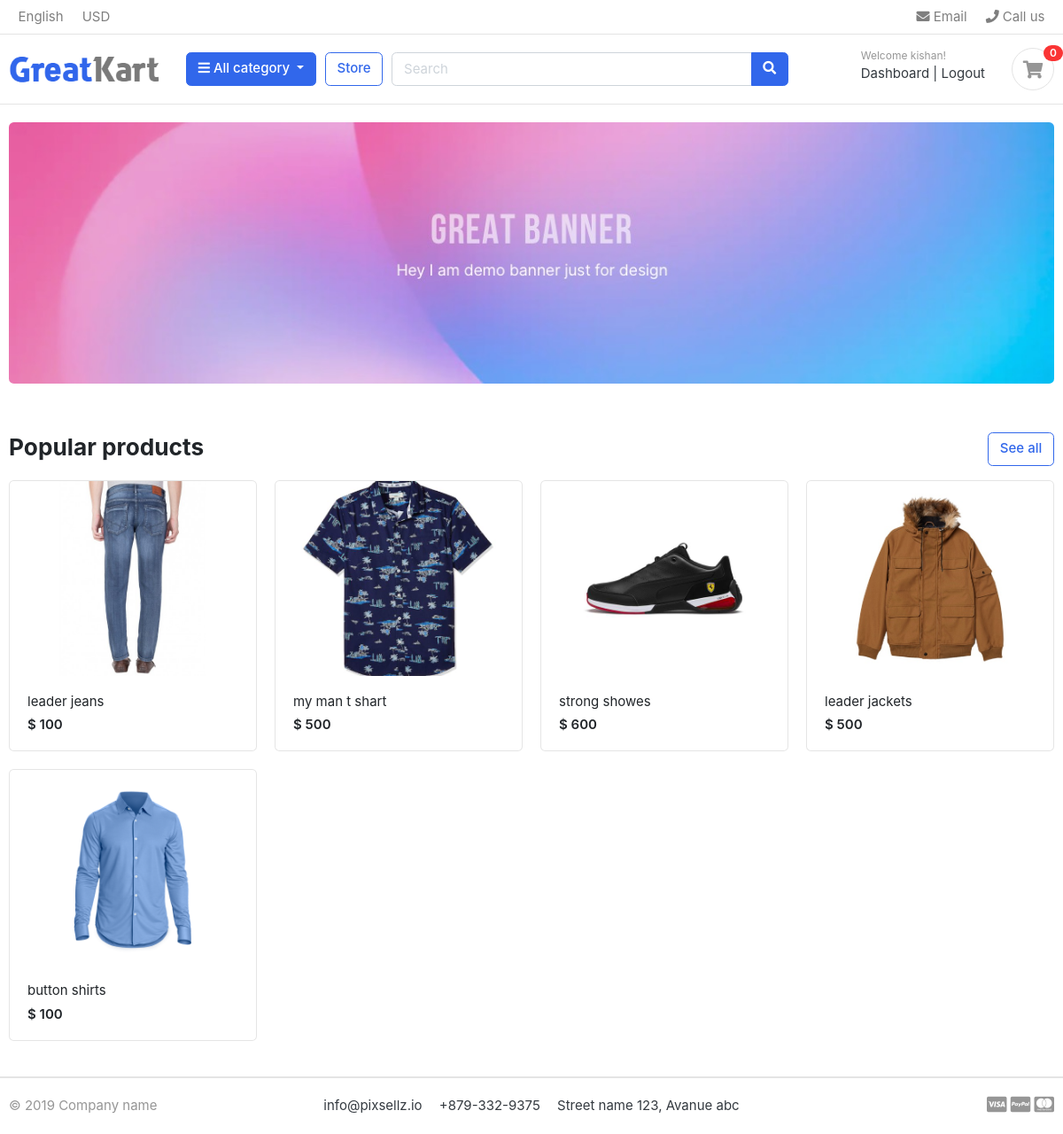
Page / (signed in) on the earlier database version.
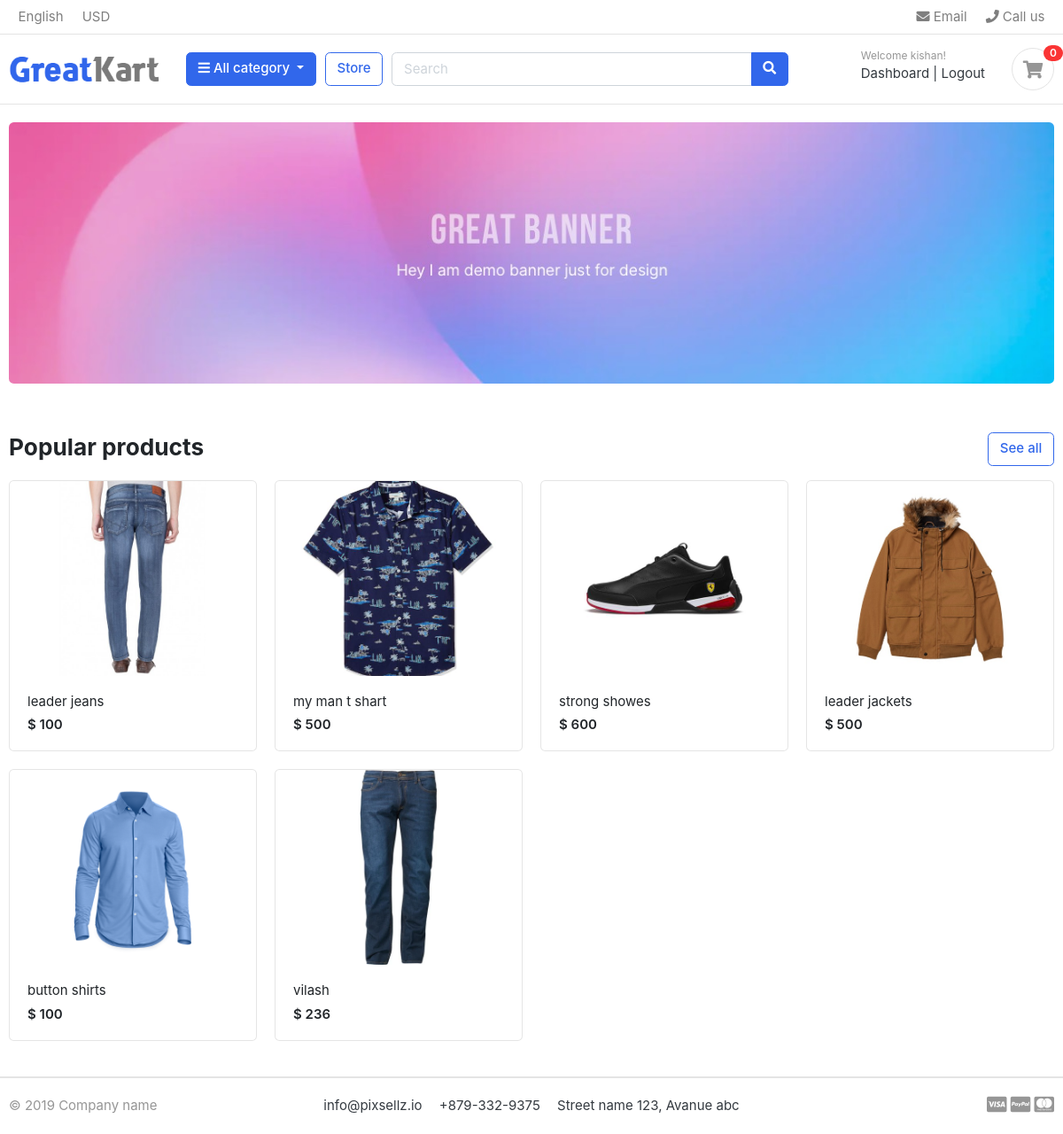
Same page on the later database version.
### store_app/models.py (models this page shows, shortened)
class Product(models.Model):
    product_name   = models.CharField(max_length=200, unique=True)
    slug           = models.SlugField(max_length=200, unique=True)
    description    = models.TextField(max_length=500, unique=True)
    price          = models.IntegerField()
    images         = models.ImageField(upload_to='photo/products')
    stock          = models.IntegerField()
    is_available   = models.BooleanField(default=True)
    category       = models.ForeignKey(Category, on_delete=models.CASCADE)
    created_date   = models.DateTimeField(auto_now_add=True)
    modified_date  = models.DateTimeField(auto_now=True)
    def get_url(self):
        return reverse('product_detail', args=[self.category.slug, self.slug])

### greatkart/views.py (the view)
# urls.py: 2. Add a URL to urlpatterns:  path('', views.home, name='home')
def home(request):
    product = Product.objects.all().filter(is_available=True)
    context = {
        'products': product,
    }
    return render(request, 'home.html', context)

### carts_app/context_processors.py (called while the page is built)
def counter(request):
    cart_count = 0
    if 'admin' in request.path:
        return {}
    else:
        try:
            cart = Cart.objects.filter(cart_id=_card_id(request))
            cart_items = CartItem.objects.all().filter(cart=cart[:1])
            for i in cart_items:
                cart_count = cart_count + i.quantity
        except Cart.DoesNotExist:
            cart_count = 0
    return dict(cart_count=cart_count)

### carts_app/views.py (called while the page is built)
def _card_id(request):
    cart = request.session.session_key
    if not cart:
        cart = request.session.create()
    return cart

### category_app/context_processors.py (called while the page is built)
def menu_links(request):
    links = Category.objects.all()
    return dict(links=links)

### category_app/models.py (called while the page is built)
    def get_url(self):
        return reverse('products_by_category', args=[self.slug])

### templates/home.html
{% extends "base.html" %}
{% load static %}
{% block content %}
<section class="section-intro padding-y-sm">
<div class="container">
<div class="intro-banner-wrap">
	<img src="{% static 'images/banners/1.jpg' %}" class="img-fluid rounded">
</div>
</div>
</section>
<section class="section-name padding-y-sm">
<div class="container">
<header class="section-heading">
	<a href="{% url 'store' %}" class="btn btn-outline-primary float-right">See all</a>
	<h3 class="section-title">Popular products</h3>
</header>
<div class="row">
	{% for i in products %}
	<div class="col-md-3">
		<div class="card card-product-grid">
			<a href="{{ i.get_url }}" class="img-wrap"> <img src="{{ i.images.url }}"> </a>
			<figcaption class="info-wrap">
				<a href="{{ i.get_url }}" class="title">{{i.product_name}}</a>
				<div class="price mt-1">$ {{ i.price }}</div>
			</figcaption>
		</div>
	</div>
	{% endfor %}
</div>
</div>
</section>
{% endblock %}

Differences in the rows shown:
added Product: images (picture), product_name "vilash", price "236"
